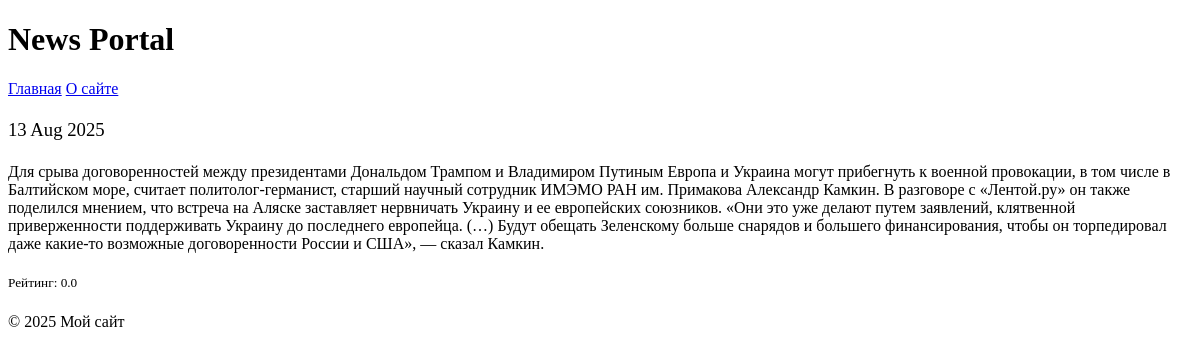
The app's page /news/43/, older data.
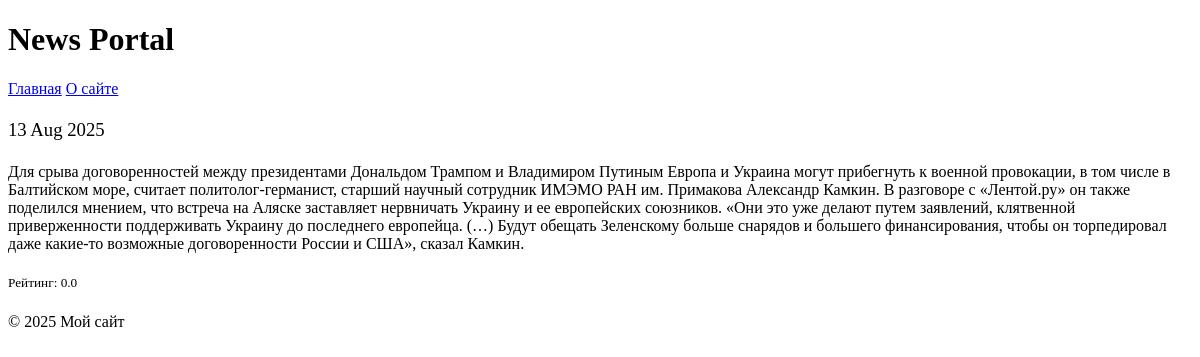
The same page, newer data.
### News_Portal/models.py (models this page shows, shortened)
class Post(models.Model):
    author = models.ForeignKey(Author, on_delete=models.CASCADE)
    ARTICLE = 'article'
    NEWS = 'news'
    POST_CHOICES = [(ARTICLE, 'статья'), (NEWS, 'новость')]
    post_type = models.CharField(max_length=10, choices=POST_CHOICES, default=NEWS)
    categories = models.ManyToManyField(Category, through = 'PostCategory')
    post_origin = models.DateTimeField(auto_now_add=True)
    post_head = models.CharField(max_length=255, default=0)
    post_text = models.TextField(max_length=100000, default=0)
    post_rate = models.DecimalField(max_digits=2, decimal_places=1, default=0)

### News_Portal/views.py (the view)
# urls.py: path('news/<int:pk>/', NewsDetail.as_view(), name='news_detail'),
class NewsDetail(DetailView):
    model = Post
    template_name = 'news/idnews.html'
    context_object_name = 'news'
    def get_queryset(self):
        return Post.objects.filter(post_type='news')

### News_Portal/templatetags/censor.py (called while the page is built)
@register.filter()
def censor(value):
    if not isinstance(value, str):
        raise TypeError(f'Ошибка! Переменная должна быть "str"')
    def replace(match):
        word = match.group()
        return (word[0] + '*' * (len(word) - 1))
    return pattern.sub(replace, value)

### News_Portal/templatetags/custom_tags.py (called while the page is built)
@register.filter
def has_perm(user, perm):
    return user.has_perm(perm)

### templates/news/idnews.html (shortened to what this page needs)
{% extends 'flatpages/default.html' %}
{% load censor %}
{% load custom_tags %}
{% block content %}
<h3 style="font-weight: normal;">{{ news.post_origin|date:'d M Y' }}</h3>
<h4 style="font-weight: normal;">{{ news.post_text|censor }}</h4>
<h5 style="font-weight: normal;"> Рейтинг: {{ news.post_rate }} </h5>
{% endblock content %}

Row changes from the older to the newer data that the page shows:
changed Post: post_text|censor "…договоренности России и США», — сказал Камкин." → "…договоренности России и США», сказал Камкин."
